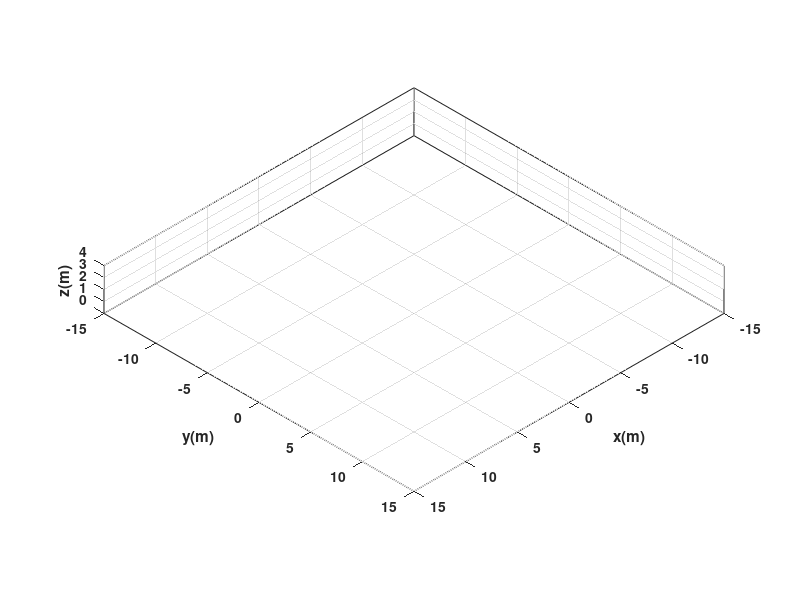

Recreate this plot in MATLAB. (Note: this script raises an error after producing the figure.)
clear
close all
clc

%%% TIEMPO %%%
 
% Definición de parámetros de tiempo
tf = 14;             % Tiempo de simulación en segundos (s)
ts = 1;              % Tiempo de muestreo en segundos (s)

% Creación del vector de tiempo
t = 0:ts:tf;         % Vector de tiempo
N = length(t);       % Número de muestras

%%% CONDICIONES INICIALES %%%

x1 = zeros (1,N+1);  % Posición en el centro del eje que une las ruedas (eje x) en metros (m)
y1 = zeros (1,N+1);  % Posición en el centro del eje que une las ruedas (eje y) en metros (m)
phi = zeros(1, N+1); % Orientacion del robot en radianes (rad)

x1(1) = 0;    % Posición inicial eje x
y1(1) = 0;   % Posición inicial eje y
phi(1) = 0;   % Orientación inicial del robot

%%% PUNTO DE CONTROL %%%

hx = zeros(1, N+1);  % Posición en el punto de control (eje x) en metros (m)
hy = zeros(1, N+1);  % Posición en el punto de control (eje y) en metros (m)

hx(1) = x1(1); % Posición en el punto de control del robot en el eje x
hy(1) = y1(1); % Posición en el punto de control del robot en el eje y

%%% VELOCIDADES DE REFERENCIA %%% 
u = [ 0  , 2.33,       0 ,  4.60,       0,      4.12,      0 ,    4.12,     0,   4.12,       0,  4.12,      0, 4.12,      0, 0]; % Velocidad lineal de referencia (m/s)
w = [pi/3,  0  ,  4*pi/3 ,  0   ,  3*pi/4,         0,  7*pi/6,       0, 3*pi/4,     0,  7*pi/6,     0, 3*pi/4,    0, 7*pi/6,   0]; % Velocidad angular de referencia (rad/s)

%%% BUCLE DE SIMULACIÓN %%% 
for k=1:N 
    
    phi(k+1)=phi(k)+w(k)*ts; % Integral numérica (método de Euler)
    
    % MODELO CINEMATICO 
    xp1=u(k)*cos(phi(k+1)); 
    yp1=u(k)*sin(phi(k+1));

    x1(k+1)=x1(k) + xp1*ts ; % Integral numérica (método de Euler)
    y1(k+1)=y1(k) + yp1*ts ; % Integral numérica (método de Euler)
    
    % Posición del robot con respecto al punto de control
    hx(k+1)=x1(k+1); 
    hy(k+1)=y1(k+1);

end

% SIMULACION VIRTUAL 3D

% a) Configuración de escena
scene=figure;  % Crear figura (Escena)
set(scene,'Color','white'); % Color del fondo de la escena
set(gca,'FontWeight','bold') ;% Negrilla en los ejes y etiquetas
sizeScreen=get(0,'ScreenSize'); % Retorna el tamaño de la pantalla del computador
set(scene,'position',sizeScreen); % Congigurar tamaño de la figura
camlight('headlight'); % Luz para la escena
axis equal; % Establece la relación de aspecto para que las unidades de datos sean las mismas en todas las direcciones.
grid on; % Mostrar líneas de cuadrícula en los ejes
box on; % Mostrar contorno de ejes
xlabel('x(m)'); ylabel('y(m)'); zlabel('z(m)'); % Etiqueta de los eje

view([135 35]); % Orientacion de la figura
axis([-15 15 -15 15 0 4]); % Ingresar limites minimos y maximos en los ejes x y z [minX maxX minY maxY minZ maxZ]

% b) Graficar robots en la posicion inicial
scale = 4;
MobileRobot_5;
H1=MobilePlot_4(x1(1),y1(1),phi(1),scale);hold on;

% c) Graficar Trayectorias
H2=plot3(hx(1),hy(1),0,'r','lineWidth',2);

% d) Bucle de simulacion de movimiento del robot

step=1; % pasos para simulación

for k=1:step:N

    delete(H1);    
    delete(H2);
    
    H1=MobilePlot_4(x1(k),y1(k),phi(k),scale);
    H2=plot3(hx(1:k),hy(1:k),zeros(1,k),'r','lineWidth',2);
    
    pause(ts);

end